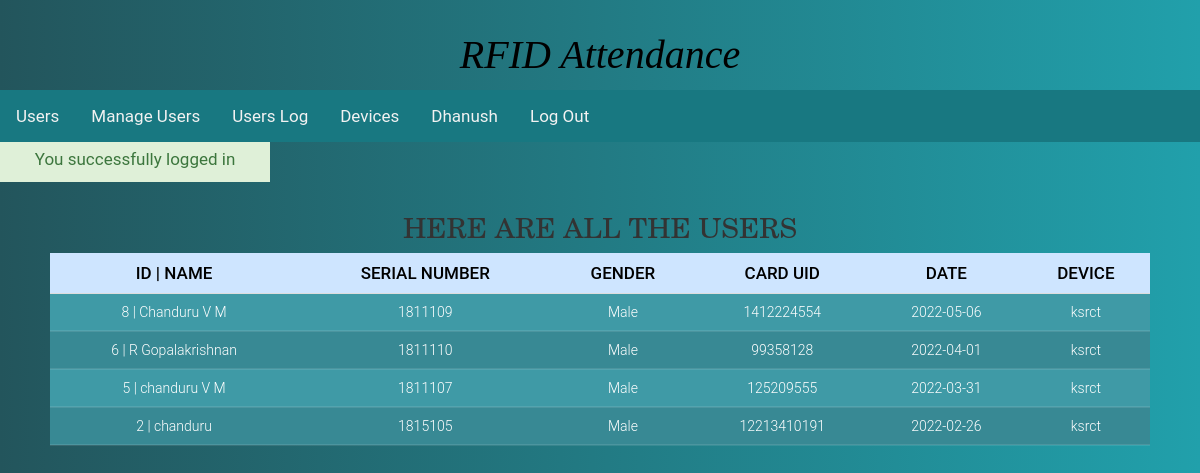
/index.php?login=success (signed in), run on the app's committed database.
### tables this page shows
CREATE TABLE `users` (
  `id` int(11) NOT NULL,
  `username` varchar(30) NOT NULL DEFAULT 'None',
  `serialnumber` double NOT NULL DEFAULT '0',
  `gender` varchar(10) NOT NULL DEFAULT 'None',
  `email` varchar(50) NOT NULL DEFAULT 'None',
  `card_uid` varchar(30) NOT NULL,
  `card_select` tinyint(1) NOT NULL DEFAULT '0',
  `user_date` date NOT NULL,
  `device_uid` varchar(20) NOT NULL DEFAULT '0',
  `device_dep` varchar(20) NOT NULL DEFAULT '0',
  `add_card` tinyint(1) NOT NULL DEFAULT '0'
);

### index.php (the view, shortened to what this page needs)
<!DOCTYPE html>
<html>
<head>
    <link rel="stylesheet" type="text/css" href="css/Users.css">
</head>
<body>
<?php include'header.php'; ?>
<main>
<section>
  <h1 class="slideInDown animated">Here are all the Users</h1>
  <div class="table-responsive slideInRight animated" style="max-height: 400px;">
    <table class="table">
      <thead class="table-primary">
        <tr>
          <th>ID | Name</th>
          <th>Serial Number</th>
          <th>Gender</th>
          <th>Card UID</th>
          <th>Date</th>
          <th>Device</th>
        </tr>
      </thead>
      <tbody class="table-secondary">
        <?php
          require'connectDB.php';
            $sql = "SELECT * FROM users WHERE add_card=1 ORDER BY id DESC";
            $result = mysqli_stmt_init($conn);
            if (!mysqli_stmt_prepare($result, $sql)) {
                echo '<p class="error">SQL Error</p>';
            }
            else{
                mysqli_stmt_execute($result);
                $resultl = mysqli_stmt_get_result($result);
              if (mysqli_num_rows($resultl) > 0){
                  while ($row = mysqli_fetch_assoc($resultl)){
          ?>
                      <TR>
                      <TD><?php echo $row['id']; echo" | "; echo $row['username'];?></TD>
                      <TD><?php echo $row['serialnumber'];?></TD>
                      <TD><?php echo $row['gender'];?></TD>
                      <TD><?php echo $row['card_uid'];?></TD>
                      <TD><?php echo $row['user_date'];?></TD>
                      <TD><?php echo $row['device_dep'];?></TD>
                      </TR>
        <?php
                }
            }
          }
        ?>
      </tbody>
    </table>
  </div>
</section>
</main>
</body>
</html>

### header.php (shortened to what this page needs)
<head>
	<link rel="stylesheet" href="https://cdnjs.cloudflare.com/ajax/libs/font-awesome/4.7.0/css/font-awesome.min.css">
	<link rel='stylesheet' type='text/css' href="css/bootstrap.css"/>
	<link rel="stylesheet" href="https://maxcdn.bootstrapcdn.com/bootstrap/3.4.0/css/bootstrap.min.css">
	<link rel="stylesheet" type="text/css" href="css/header.css"/>
</head>
<header>
<div class="header">
	<div class="logo">
		<a href="index.php">RFID Attendance</a>
	</div>
</div>
<div class="topnav" id="myTopnav">
	<a href="index.php">Users</a>
    <a href="ManageUsers.php">Manage Users</a>
    <a href="UsersLog.php">Users Log</a>
    <a href="devices.php">Devices</a>
    <?php
    	if (isset($_SESSION['Admin-name'])) {
    		echo '<a href="#" data-toggle="modal" data-target="#admin-account">'.$_SESSION['Admin-name'].'</a>';
    		echo '<a href="logout.php">Log Out</a>';
    	}
    	else{
    		echo '<a href="login.php">Log In</a>';
    	}
    ?>
</div>
<div class="up_info2 alert-success"></div>
</header>

### css/Users.css (style rules this page uses)
h1 { font-size: 28px !important; color: #000; text-transform: uppercase; font-weight: 300; font-family: New Century Schoolbook, TeX Gyre Schola, serif !important; text-align: center; margin-bottom: 15px; }
th { padding: 15px; text-align: center !important; font-weight: 500; font-size: 17px; color: #000; text-transform: uppercase; border: none !important; background-color: rgba(255,255,255,0.3) !important; }
td { padding: 15px; text-align: center; font-weight: 300; font-size: 14px; color: #fff; border-bottom: solid 2px rgba(255,255,255,0.1); }
section { margin: 50px; }
section { overflow-x:hidden; }
.slideInRight { animation-name: slideInRight; }
.slideInDown { animation-name: slideInDown; }
.animated { animation-duration: 1s; animation-fill-mode: both; }

### css/header.css (style rules this page uses)
* { text-decoration: none; box-sizing: border-box; }
body { background: -webkit-linear-gradient(left, #0e251f, #21a0ab); background: linear-gradient(to right, #23555c, #21a0ab); font-family: 'Roboto', sans-serif; margin: 0; font-size: 15px; }
header, main { width: 100%; display: block; margin: 0 auto; }
.header { padding: 5px; width: 100%; height: 90px; }
.logo a { text-decoration: none; font-family: Luminari, fantasy; font-size: 40px; color: #000000; font-style: italic; text-align: center; vertical-align: middle; line-height: 100px; display: block; }
.topnav { overflow: hidden; background-color: #187881; }
.topnav a { float: left; display: block; color: #f2f2f2; text-align: center; padding: 14px 16px; text-decoration: none !important; font-size: 17px; }
tbody tr:nth-child(even) { background-color: #388994; }
tbody tr:nth-child(odd) { background-color: #3f9aa6; }
.up_info1, .up_info2 { display: none; width: 270px; height: 40px; font-size: 17px; font-family: "Roboto", sans-serif; padding: 5px; margin-right: 20px; text-align: center; position: absolute; }

### data on the page
users: id "8", username "Chanduru V M", serialnumber "1811109", gender "Male", card_uid "1412224554", user_date "2022-05-06", device_dep "ksrct"
users: id "6", username "R Gopalakrishnan", serialnumber "1811110", gender "Male", card_uid "99358128", user_date "2022-04-01", device_dep "ksrct"
users: id "5", username "chanduru V M", serialnumber "1811107", gender "Male", card_uid "125209555", user_date "2022-03-31", device_dep "ksrct"
users: id "2", username "chanduru", serialnumber "1815105", gender "Male", card_uid "12213410191", user_date "2022-02-26", device_dep "ksrct"

### other printed values
$_SESSION['Admin-name'] "Dhanush"
